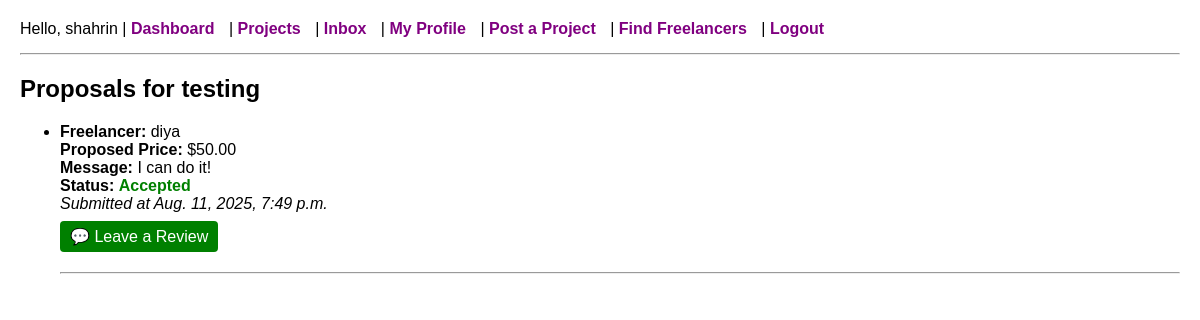
Screenshot of /projects/2/proposals/ (signed in) with the database file from the repository.
### core/models.py (models this page shows, shortened)
class CustomUser(AbstractUser):
    is_client = models.BooleanField(default=False)
    is_freelancer = models.BooleanField(default=False)
    bio = models.TextField(blank=True)
    location = models.CharField(max_length=100, blank=True)
    profile_picture = models.ImageField(upload_to='profile_pics/', blank=True, null=True)
    skills = models.ManyToManyField('SkillTag', blank=True)

class Project(models.Model):
    client = models.ForeignKey(CustomUser, on_delete=models.CASCADE)
    title = models.CharField(max_length=255)
    description = models.TextField()
    budget = models.DecimalField(max_digits=10, decimal_places=2)
    created_at = models.DateTimeField(auto_now_add=True)
    skills = models.ManyToManyField(SkillTag, blank=True)

class Proposal(models.Model):
    STATUS_CHOICES = [
        ('pending', 'Pending'),
        ('accepted', 'Accepted'),
        ('rejected', 'Rejected'),
    ]
    project = models.ForeignKey(Project, on_delete=models.CASCADE, related_name='proposals')
    freelancer = models.ForeignKey(CustomUser, on_delete=models.CASCADE)
    message = models.TextField()
    proposed_price = models.DecimalField(max_digits=10, decimal_places=2)
    submitted_at = models.DateTimeField(auto_now_add=True)
    status = models.CharField(max_length=10, choices=STATUS_CHOICES, default='pending')

### core/views.py (the view)
# urls.py: path('projects/<int:project_id>/proposals/', views.view_proposals, name='view_proposals'),
@login_required
def view_proposals(request, project_id):
    project = Project.objects.get(id=project_id)
    if request.user != project.client:
        return redirect('dashboard')
    proposals = Proposal.objects.filter(project=project).order_by('-submitted_at')
    return render(request, 'core/view_proposals.html', {'project': project, 'proposals': proposals})

### core/templates/core/view_proposals.html
{% extends 'core/base.html' %}
{% block content %}
<h2>Proposals for {{ project.title }}</h2>
{% if proposals %}
    <ul>
        {% for proposal in proposals %}
            <li style="margin-bottom: 20px;">
                <strong>Freelancer:</strong> {{ proposal.freelancer.username }}<br>
                <strong>Proposed Price:</strong> ${{ proposal.proposed_price }}<br>
                <strong>Message:</strong> {{ proposal.message }}<br>
                <strong>Status:</strong>
                {% if proposal.status == 'accepted' %}
                    <span style="color: green;"><strong>Accepted</strong></span>
                {% elif proposal.status == 'rejected' %}
                    <span style="color: red;"><strong>Rejected</strong></span>
                {% else %}
                    <span style="color: gray;"><strong>Pending</strong></span>
                {% endif %}
                <br>
                <em>Submitted at {{ proposal.submitted_at }}</em>
                {% if proposal.status == 'accepted' and not proposal.review %}
                    <br>
                    <a href="{% url 'submit_review' proposal.id %}"
                       style="margin-top: 8px; display: inline-block; background-color: green; color: white; padding: 6px 10px; border-radius: 4px; text-decoration: none;">
                        💬 Leave a Review
                    </a>
                {% elif proposal.status == 'accepted' and proposal.review %}
                    <p style="color: gray;"><em>✅ Review submitted</em></p>
                {% endif %}
            </li>
            <hr>
        {% endfor %}
    </ul>
{% else %}
    <p>No proposals yet.</p>
{% endif %}
{% endblock %}

### core/templates/core/base.html (shortened to what this page needs)
<!DOCTYPE html>
<html>
<head>
</head>
<body>
    <nav>
        {% if user.is_authenticated %}
            Hello, {{ user.username }} |
            <a href="{% url 'dashboard' %}">Dashboard</a> |
            <a href="{% url 'project_list' %}">Projects</a> |
            <a href="{% url 'inbox' %}">Inbox</a> |
            <a href="{% url 'view_profile' user.username %}">My Profile</a> |
            {% if user.is_client %}
                <a href="{% url 'post_project' %}">Post a Project</a> |
                <a href="{% url 'browse_freelancers' %}">Find Freelancers</a> |
            {% endif %}
            <a href="{% url 'logout' %}">Logout</a>
        {% else %}
            <a href="{% url 'login' %}">Login</a> |
            <a href="{% url 'register' %}">Register</a>
        {% endif %}
    </nav>
    <hr>
    {% block content %}
    {% endblock %}
</body>
</html>

### core/templates/core/base.html (style rules this page uses)
body { font-family: Arial, sans-serif; margin: 20px; }
nav { margin-bottom: 15px; }
nav a { margin-right: 10px; text-decoration: none; color: purple; font-weight: bold; }
hr { margin-top: 10px; }

### rows the page displays
CustomUser: username "shahrin"
Project: title "testing"
Proposal: freelancer.username "diya", proposed_price "50.00", message "I can do it!", status "Accepted", submitted_at "Aug. 11, 2025, 7:49 p.m."
